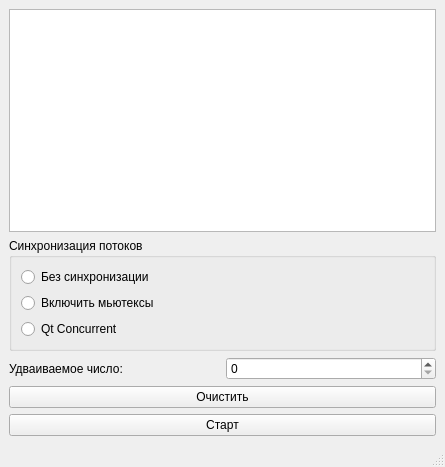
<?xml version="1.0" encoding="UTF-8"?>
<ui version="4.0">
 <class>MainWindow</class>
 <widget class="QMainWindow" name="MainWindow">
  <property name="geometry">
   <rect>
    <x>0</x>
    <y>0</y>
    <width>445</width>
    <height>467</height>
   </rect>
  </property>
  <property name="windowTitle">
   <string>RaceExample</string>
  </property>
  <widget class="QWidget" name="centralwidget">
   <layout class="QGridLayout" name="gridLayout">
    <item row="0" column="0" colspan="2">
     <widget class="QTextEdit" name="te_debug">
      <property name="readOnly">
       <bool>true</bool>
      </property>
     </widget>
    </item>
    <item row="4" column="0" colspan="2">
     <widget class="QPushButton" name="pb_clear">
      <property name="text">
       <string>Очистить</string>
      </property>
     </widget>
    </item>
    <item row="3" column="0">
     <widget class="QLabel" name="lb_initNum">
      <property name="text">
       <string>Удваиваемое число:</string>
      </property>
     </widget>
    </item>
    <item row="5" column="0" colspan="2">
     <widget class="QPushButton" name="pb_start">
      <property name="text">
       <string>Старт</string>
      </property>
     </widget>
    </item>
    <item row="3" column="1">
     <widget class="QSpinBox" name="sb_initNum">
      <property name="maximum">
       <number>1000000000</number>
      </property>
     </widget>
    </item>
    <item row="2" column="0" colspan="2">
     <widget class="QGroupBox" name="gb_synch">
      <property name="minimumSize">
       <size>
        <width>0</width>
        <height>0</height>
       </size>
      </property>
      <property name="title">
       <string>Синхронизация потоков</string>
      </property>
      <layout class="QVBoxLayout" name="verticalLayout">
       <item>
        <widget class="QRadioButton" name="rb_synchOff">
         <property name="text">
          <string>Без синхронизации</string>
         </property>
        </widget>
       </item>
       <item>
        <widget class="QRadioButton" name="rb_mutexOn">
         <property name="text">
          <string>Включить мьютексы</string>
         </property>
        </widget>
       </item>
       <item>
        <widget class="QRadioButton" name="rb_qtConcur">
         <property name="text">
          <string>Qt Concurrent</string>
         </property>
        </widget>
       </item>
      </layout>
     </widget>
    </item>
   </layout>
  </widget>
  <widget class="QMenuBar" name="menubar">
   <property name="geometry">
    <rect>
     <x>0</x>
     <y>0</y>
     <width>445</width>
     <height>26</height>
    </rect>
   </property>
  </widget>
  <widget class="QStatusBar" name="statusbar"/>
 </widget>
 <tabstops>
  <tabstop>te_debug</tabstop>
  <tabstop>sb_initNum</tabstop>
  <tabstop>pb_clear</tabstop>
  <tabstop>pb_start</tabstop>
 </tabstops>
 <resources/>
 <connections>
  <connection>
   <sender>pb_clear</sender>
   <signal>clicked()</signal>
   <receiver>te_debug</receiver>
   <slot>clear()</slot>
   <hints>
    <hint type="sourcelabel">
     <x>198</x>
     <y>262</y>
    </hint>
    <hint type="destinationlabel">
     <x>306</x>
     <y>117</y>
    </hint>
   </hints>
  </connection>
 </connections>
</ui>
